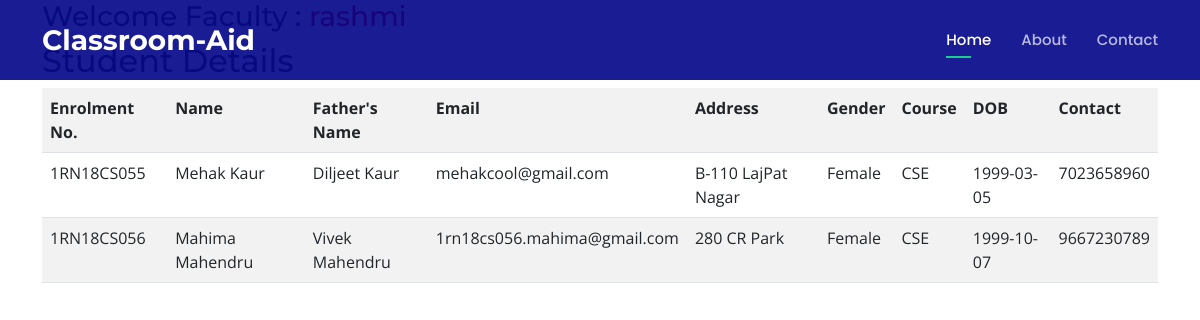
Before: /viewstudentdetails.php (signed in) with the older database file.
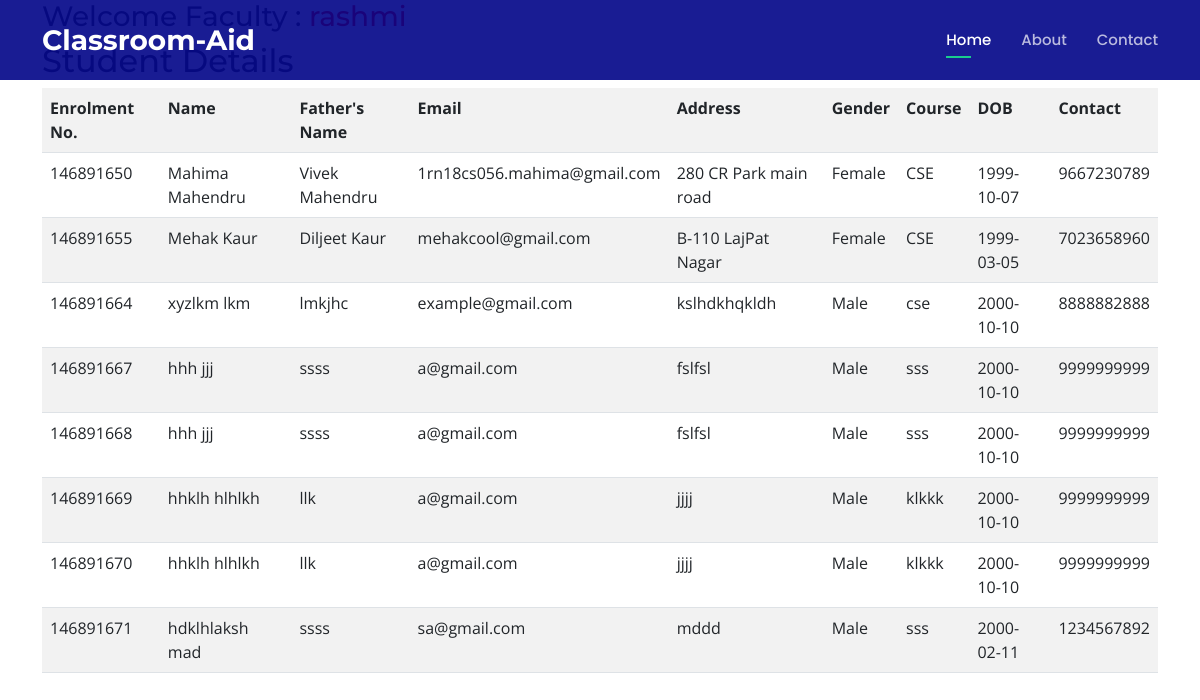
After: the same page with the newer database file.
### tables this page shows
CREATE TABLE `studenttable` (
  `Eno` bigint(20) NOT NULL,
  `FName` varchar(30) NOT NULL,
  `LName` varchar(30) NOT NULL,
  `FaName` varchar(30) NOT NULL,
  `Addrs` text NOT NULL,
  `Gender` varchar(6) NOT NULL,
  `Course` varchar(20) NOT NULL,
  `DOB` date NOT NULL,
  `PhNo` bigint(10) NOT NULL,
  `Pass` varchar(20) NOT NULL,
  `Eid` varchar(50) NOT NULL
);

### viewstudentdetails.php (the view, shortened to what this page needs)
<?php
$fname = $_SESSION[ "fname" ];
?>
<?php include('after-login.php');  ?>
<div class="container">
	<div class="row">
		<div class="col-md-12">
			<h3> Welcome Faculty : <a href="welcomefaculty.php"><span style="color:#FF0004"> <?php echo $fname; ?></span></a></h3>
			<?php
			include( "database.php" );
			$sql = "select * from  studenttable";
			$result = mysqli_query( $connect, $sql );
			echo "<h2 class='page-header'>Student Details</h2>";
			echo "<table class='table table-striped table-hover' style='width:100%'>
			<tr>
			<th>Enrolment No.</th>
			<th>Name</th>
			<th>Father's Name</th>
			<th>Email</th>
			<th>Address</th>
			<th>Gender</th>
			<th>Course</th>
			<th>DOB</th>
			<th>Contact</th>
			</tr>";
			while ( $row = mysqli_fetch_array( $result ) ) {
				?>
			<tr>
				<td>
					<?php echo $row['Eno'];?>
				</td>
				<td>
					<?php echo $row['FName'];?> <?php echo $row['LName'];?>
				</td>
				<td>
					<?php echo $row['FaName'];?>
				</td>
				<td>
					<?php echo $row['Eid'];?>
				</td>
				<td>
					<?php echo $row['Addrs'];?>
				</td>
				<td>
					<?php echo $row['Gender'];?>
				</td>
				<td>
					<?php echo $row['Course'];?>
				</td>
				<td>
					<?php echo $row['DOB'];?>
				</td>
				<td>
					<?php echo $row['PhNo'];?>
				</td>
			</tr>
			<?php } ?>
			</table>
		</div>
	</div>

Changed rows visible on the page:
removed studenttable: Eno "1RN18CS055", FName "Mehak", LName "Kaur", FaName "Diljeet Kaur", Eid "mehakcool@gmail.com", Addrs "B-110 LajPat Nagar", Gender "Female", Course "CSE", DOB "1999-03-05", PhNo "7023658960"
removed studenttable: Eno "1RN18CS056", FName "Mahima", LName "Mahendru", FaName "Vivek Mahendru", Eid "1rn18cs056.mahima@gmail.com", Addrs "280 CR Park", Gender "Female", Course "CSE", DOB "1999-10-07", PhNo "9667230789"
added studenttable: Eno "146891650", FName "Mahima", LName "Mahendru", FaName "Vivek Mahendru", Eid "1rn18cs056.mahima@gmail.com", Addrs "280 CR Park main road", Gender "Female", Course "CSE", DOB "1999-10-07", PhNo "9667230789"
added studenttable: Eno "146891655", FName "Mehak", LName "Kaur", FaName "Diljeet Kaur", Eid "mehakcool@gmail.com", Addrs "B-110 LajPat Nagar", Gender "Female", Course "CSE", DOB "1999-03-05", PhNo "7023658960"
added studenttable: Eno "146891664", FName "xyzlkm", LName "lkm", FaName "lmkjhc", Eid "example@gmail.com", Addrs "kslhdkhqkldh", Gender "Male", Course "cse", DOB "2000-10-10", PhNo "8888882888"
added studenttable: Eno "146891667", FName "hhh", LName "jjj", FaName "ssss", Eid "a@gmail.com", Addrs "fslfsl", Gender "Male", Course "sss", DOB "2000-10-10", PhNo "9999999999"
added studenttable: Eno "146891668", FName "hhh", LName "jjj", FaName "ssss", Eid "a@gmail.com", Addrs "fslfsl", Gender "Male", Course "sss", DOB "2000-10-10", PhNo "9999999999"
added studenttable: Eno "146891669", FName "hhklh", LName "hlhlkh", FaName "llk", Eid "a@gmail.com", Addrs "jjjj", Gender "Male", Course "klkkk", DOB "2000-10-10", PhNo "9999999999"
added studenttable: Eno "146891670", FName "hhklh", LName "hlhlkh", FaName "llk", Eid "a@gmail.com", Addrs "jjjj", Gender "Male", Course "klkkk", DOB "2000-10-10", PhNo "9999999999"
added studenttable: Eno "146891671", FName "hdklhlaksh", LName "mad", FaName "ssss", Eid "sa@gmail.com", Addrs "mddd", Gender "Male", Course "sss", DOB "2000-02-11", PhNo "1234567892"
